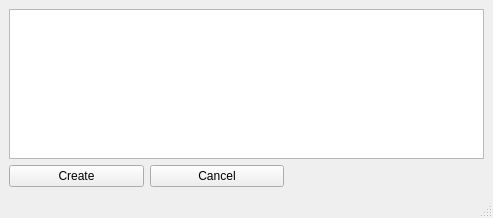
<?xml version="1.0" encoding="UTF-8"?>
<ui version="4.0">
 <class>MainWindow</class>
 <widget class="QMainWindow" name="MainWindow">
  <property name="geometry">
   <rect>
    <x>0</x>
    <y>0</y>
    <width>493</width>
    <height>218</height>
   </rect>
  </property>
  <property name="windowTitle">
   <string>Create Note</string>
  </property>
  <widget class="QWidget" name="centralwidget">
   <layout class="QVBoxLayout" name="verticalLayout">
    <item>
     <widget class="QTextEdit" name="textEdit"/>
    </item>
    <item>
     <layout class="QHBoxLayout" name="horizontalLayout">
      <item>
       <widget class="QPushButton" name="createPushButton">
        <property name="text">
         <string>Create</string>
        </property>
       </widget>
      </item>
      <item>
       <widget class="QPushButton" name="cancelPushButton">
        <property name="text">
         <string>Cancel</string>
        </property>
       </widget>
      </item>
      <item>
       <spacer name="horizontalSpacer_2">
        <property name="orientation">
         <enum>Qt::Horizontal</enum>
        </property>
        <property name="sizeType">
         <enum>QSizePolicy::Fixed</enum>
        </property>
        <property name="sizeHint" stdset="0">
         <size>
          <width>200</width>
          <height>20</height>
         </size>
        </property>
       </spacer>
      </item>
     </layout>
    </item>
   </layout>
  </widget>
  <widget class="QStatusBar" name="statusbar"/>
 </widget>
 <resources/>
 <connections/>
</ui>
